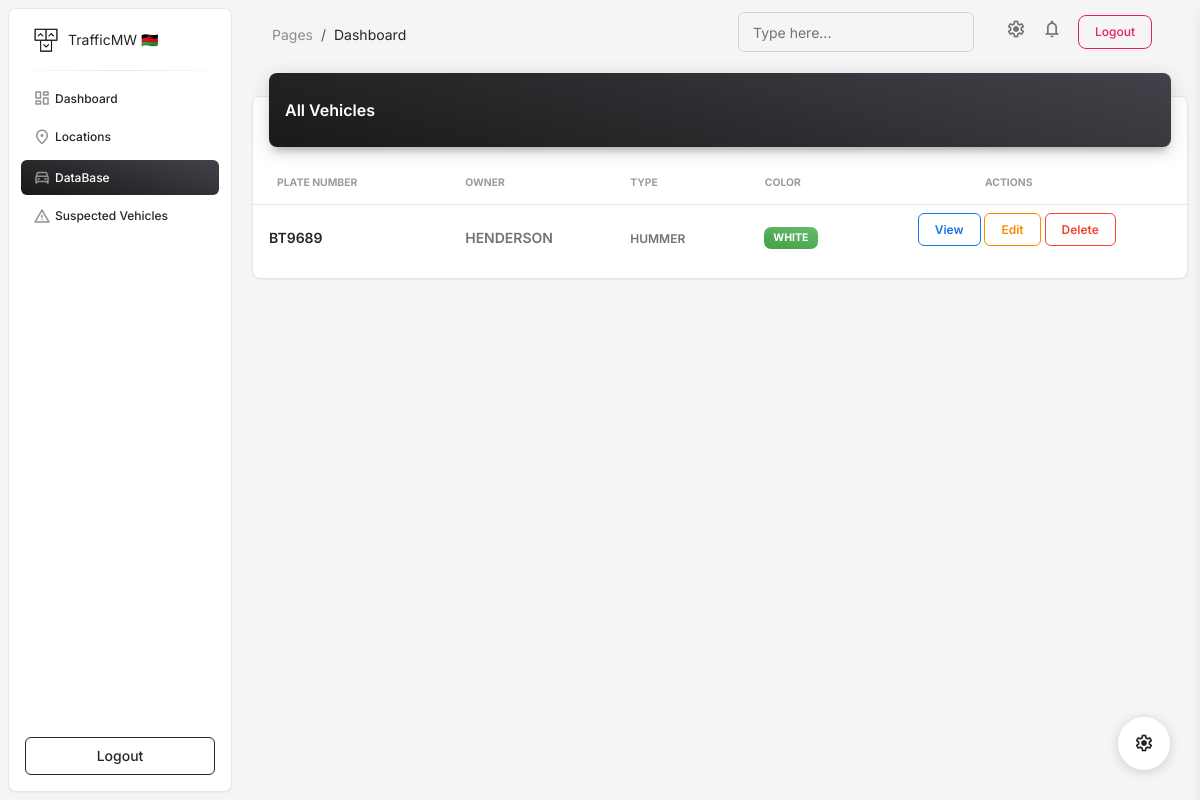
/all_vehicles/, run on an earlier commit of the app's database.
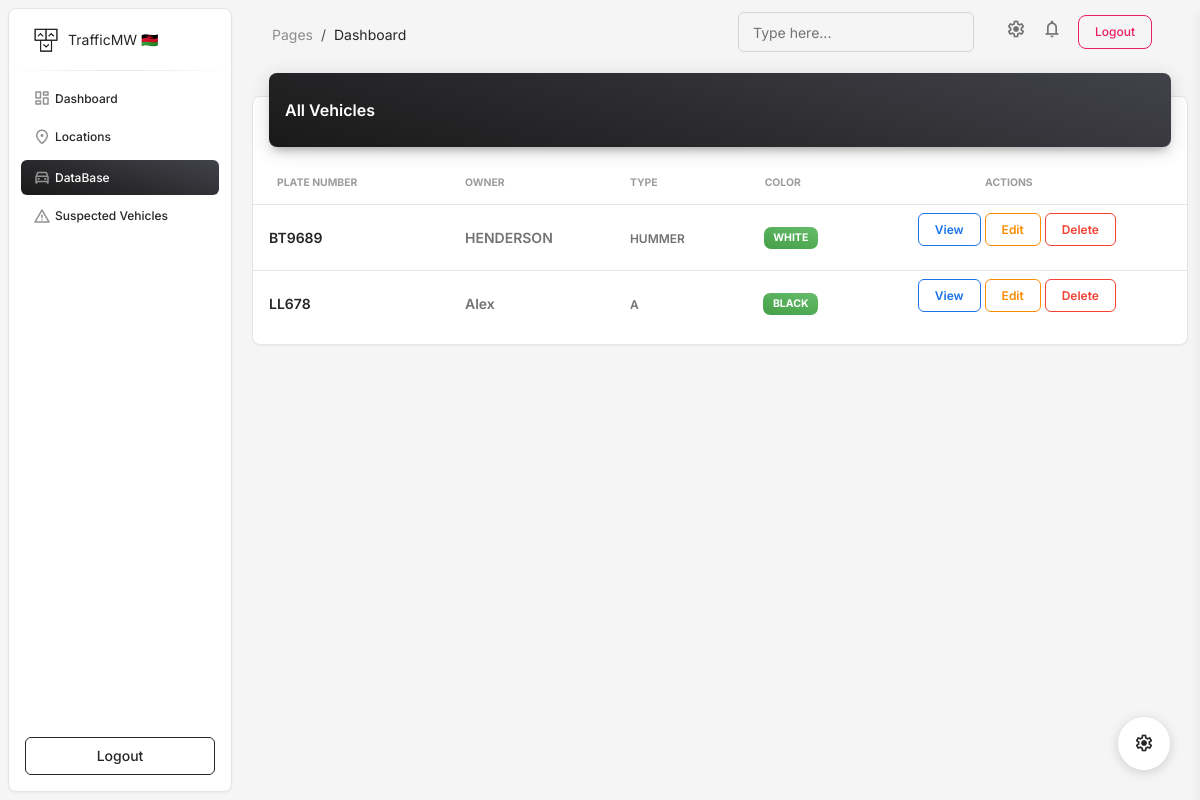
And on a later commit of the database.
### core/models.py (models this page shows, shortened)
class Vehicle(models.Model):
    plate_number = models.CharField(max_length=20, unique=True)
    owner_name = models.CharField(max_length=100)
    owner_phone = models.CharField(max_length=20)
    owner_address = models.TextField()
    vehicle_type = models.CharField(max_length=50)
    make = models.CharField(max_length=50)
    model = models.CharField(max_length=50)
    year = models.IntegerField()
    color = models.CharField(max_length=30)
    registration_date = models.DateField()
    insurance_expiry = models.DateField()
    last_inspection_date = models.DateField()
    created_at = models.DateTimeField(auto_now_add=True)
    updated_at = models.DateTimeField(auto_now=True)

### core/views.py (the view)
# urls.py: path('all_vehicles/', views.all_vehicles, name='all_vehicles'),
def all_vehicles(request):
    vehicles = Vehicle.objects.all()
    return render(request, 'all_vehicles.html', {'vehicles': vehicles})

### core/templates/all_vehicles.html (shortened to what this page needs)
{% extends 'base.html' %}
{% block content %}
<div class="row">
    <div class="col-12">
      <div class="card my-4">
        <div class="card-header p-0 position-relative mt-n4 mx-3 z-index-2">
          <div class="bg-gradient-dark shadow-dark border-radius-lg pt-4 pb-3">
            <h6 class="text-white text-capitalize ps-3">All Vehicles</h6>
          </div>
        </div>
        <div class="card-body px-0 pb-2">
          <div class="table-responsive p-0">
            <table class="table align-items-center mb-0">
              <thead>
                <tr>
                  <th class="text-uppercase text-secondary text-xxs font-weight-bolder opacity-7">Plate Number</th>
                  <th class="text-uppercase text-secondary text-xxs font-weight-bolder opacity-7 ps-2">Owner</th>
                  <th class="text-uppercase text-secondary text-xxs font-weight-bolder opacity-7 ps-2">Type</th>
                  <th class="text-uppercase text-secondary text-xxs font-weight-bolder text-center opacity-7 ps-2">Color</th>
                  <th class="text-uppercase text-secondary text-xxs font-weight-bolder text-center opacity-7 ps-2">Actions</th>
                </tr>
              </thead>
              <tbody>
                {% for vehicle in vehicles %}
                <tr>
                    <td>
                      <div class="d-flex px-2">
                        <div class="my-auto">
                          <h6 class="mb-0 text-sm">{{ vehicle.plate_number }}</h6>
                        </div>
                      </div>
                    </td>
                    <td>
                      <p class="text-sm font-weight-bold mb-0">{{ vehicle.owner_name }}</p>
                    </td>
                    <td>
                      <span class="text-xs font-weight-bold">{{ vehicle.vehicle_type }}</span>
                    </td>
                    <td class="align-middle text-center text-sm">
                        <span class="badge badge-sm bg-gradient-success">{{ vehicle.color }}</span>
                      </td>
                      <td class="align-middle text-center text-sm">
                        <a href="{% url 'vehicle_details' vehicle.plate_number %}" class="btn btn-outline-info font-weight-bold text-xs" data-toggle="tooltip" data-original-title="Edit user">
                          View
                        </a>
                        <a href="{% url 'edit_vehicle' vehicle.plate_number %}" class="btn btn-outline-warning font-weight-bold text-xs" data-toggle="tooltip" data-original-title="Edit user">
                          Edit
                        </a>
                        <a href="{% url 'delete_vehicle' vehicle.plate_number %}" class="btn btn-outline-danger font-weight-bold text-xs" data-toggle="tooltip" data-original-title="Edit user">
                          Delete
                        </a>
                    </td>
                </tr>
                {% endfor %}
              </tbody>
            </table>
          </div>
        </div>
      </div>
    </div>
  </div>
      </div>
{% endblock %}

What changed in the data, as far as the page shows it:
added Vehicle: plate_number "LL678", owner_name "Alex", vehicle_type "A", color "BLACK"
